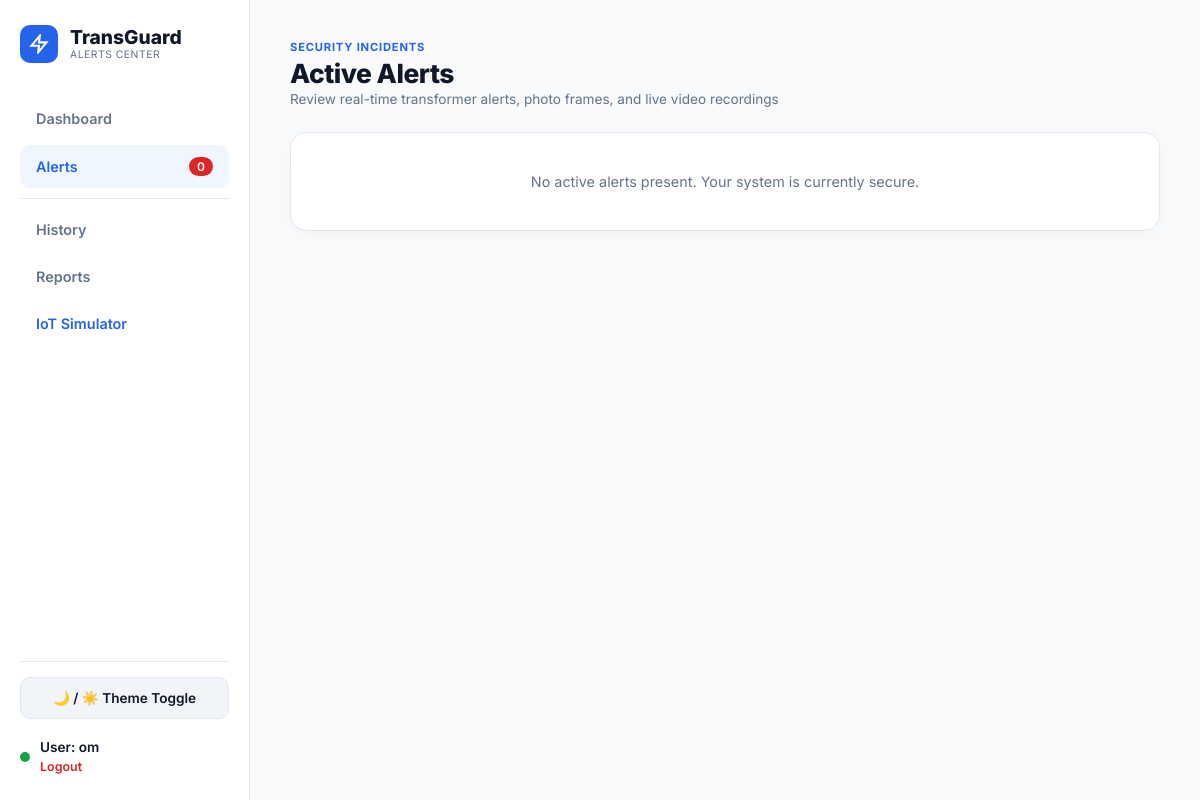
/alerts (signed in), run on an earlier commit of the app's database.
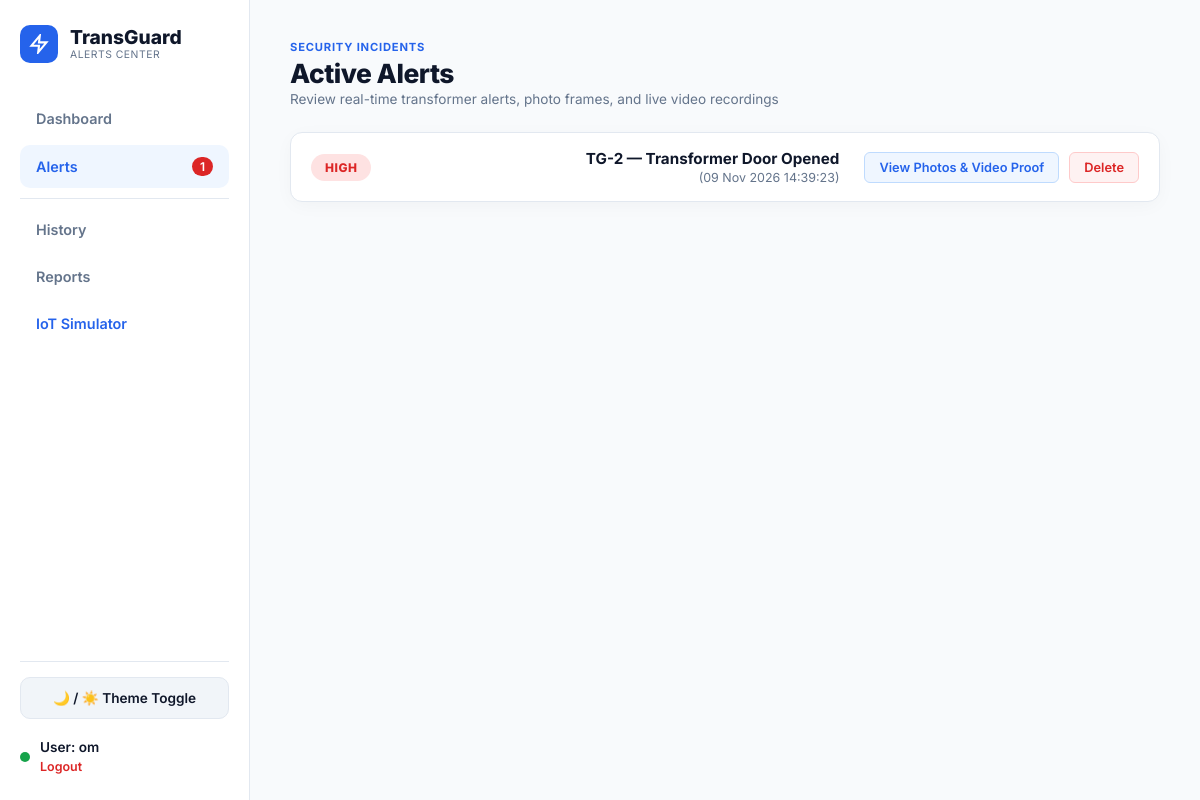
And on a later commit of the database.
### tables this page shows
CREATE TABLE captured_videos (id INTEGER PRIMARY KEY AUTOINCREMENT, incident_id INTEGER, file_path TEXT, created_at TIMESTAMP DEFAULT CURRENT_TIMESTAMP);

CREATE TABLE incidents (
            id INTEGER PRIMARY KEY AUTOINCREMENT,
            user_id INTEGER NOT NULL,
            transformer_id TEXT NOT NULL,
            incident_type TEXT NOT NULL,
            detected_time TEXT NOT NULL,
            threat_level TEXT DEFAULT 'PENDING',
            owner_response TEXT DEFAULT 'PENDING',
            status TEXT DEFAULT 'ACTIVE',
            live_feed_status TEXT DEFAULT 'STOPPED',
            evidence_status TEXT DEFAULT 'IN_PROGRESS',
            FOREIGN KEY (user_id) REFERENCES users (id) ON DELETE CASCADE
        );

### app.py (the view)
@app.route('/alerts')
def alerts():
    user = get_current_user()
    if not user:
        return redirect(url_for('login'))
    conn = get_db()
    seq_map = get_user_incident_seq_map(conn, user['id'])
    alerts_list = conn.execute('''
        SELECT a.id as alert_id, a.status as alert_status, i.*
        FROM alerts a
        JOIN incidents i ON a.incident_id = i.id
        WHERE a.user_id = ? AND a.status = 'ACTIVE'
        ORDER BY a.id DESC
    ''', (user['id'],)).fetchall()
    alert_details = []
    for alt in alerts_list:
        incident_id = alt['id']
        imgs = conn.execute("SELECT * FROM captured_images WHERE incident_id = ? ORDER BY id ASC", (incident_id,)).fetchall()
        video_row = conn.execute("SELECT file_path FROM captured_videos WHERE incident_id = ? ORDER BY id DESC LIMIT 1", (incident_id,)).fetchone()
        video_path = video_row['file_path'] if video_row else None
        alert_details.append({"alert": alt, "user_seq": seq_map.get(incident_id, incident_id), "images": imgs, "video_path": video_path})
    alert_count = len(alerts_list)
    conn.close()
    wokwi_url = os.getenv("WOKWI_PROJECT_URL", "https://wokwi.com")
    return render_template('alerts.html', user=user, alert_details=alert_details, alert_count=alert_count, wokwi_url=wokwi_url)

### app.py (called while the page is built)
def get_current_user():
    if 'user_id' not in session:
        return None
    conn = get_db()
    user = conn.execute(
        "SELECT id, username, email, owner_name, discom_name, phone, location, role FROM users WHERE id = ?",
        (session['user_id'],)
    ).fetchone()
    conn.close()
    return user

def get_user_incident_seq_map(conn, user_id):
    rows = conn.execute("SELECT id FROM incidents WHERE user_id = ? ORDER BY id ASC", (user_id,)).fetchall()
    return {row['id']: idx for idx, row in enumerate(rows, start=1)}

### database/database.py (called while the page is built)
def get_db():
    conn = sqlite3.connect(DB_PATH)
    conn.row_factory = sqlite3.Row
    conn.execute("PRAGMA foreign_keys = ON;")
    return conn

### templates/alerts.html (shortened to what this page needs)
<!DOCTYPE html>
<html lang="en">
<head>
    <link rel="stylesheet" href="{{ url_for('static', filename='style.css') }}">
</head>
<body>
    <div class="app-container">
        <div class="sidebar">
            <div>
                <div class="brand">
                    <div class="brand-icon">
                        <svg width="20" height="20" viewBox="0 0 24 24" fill="none" stroke="currentColor" stroke-width="2.5">
                            <polygon points="13 2 3 14 12 14 11 22 21 10 12 10 13 2"></polygon>
                        </svg>
                    </div>
                    <div class="brand-text">
                        <h2>TransGuard</h2>
                        <p>ALERTS CENTER</p>
                    </div>
                </div>
                <ul class="nav-links">
                    <li><a href="/dashboard">Dashboard</a></li>
                    <li><a href="/alerts" class="active">Alerts <span id="alert-count-badge" class="nav-badge">{{ alert_count }}</span></a></li>
                    <div class="badge-divider-line"></div>
                    <li><a href="/history">History</a></li>
                    <li><a href="/report">Reports</a></li>
                    <li><a href="/simulator" style="color: var(--accent-blue);">IoT Simulator</a></li>
                </ul>
            </div>
            <div class="sidebar-user-block">
                <button onclick="toggleTheme()" class="btn-action-secondary" style="margin-bottom: 10px;">🌙 / ☀️ Theme Toggle</button>
                <div style="display: flex; align-items: center; gap: 10px;">
                    <div class="user-status-dot"></div>
                    <div>
                        <p class="user-name">User: {{ user.username }}</p>
                        <a href="/logout" class="logout-link">Logout</a>
                    </div>
                </div>
            </div>
        </div>
        <div class="main-content">
            <div class="top-header">
                <div class="page-title">
                    <span class="category-subtitle">SECURITY INCIDENTS</span>
                    <h1>Active Alerts</h1>
                    <p>Review real-time transformer alerts, photo frames, and live video recordings</p>
                </div>
            </div>
            <div style="display: flex; flex-direction: column;">
                {% for item in alert_details %}
                <div class="alert-bar-row">
                    <div class="alert-bar-left">
                        {% if item.alert.threat_level == 'HIGH' %}
                            <span class="alert-pill-high">HIGH</span>
                        {% else %}
                            <span class="alert-pill-low">LOW</span>
                        {% endif %}
                    </div>
                    <div class="alert-bar-right-group">
                        <div class="alert-bar-info">
                            <span class="alert-bar-title">TG-{{ item.user_seq }} — Transformer Door Opened</span>
                            <span class="alert-bar-time">({{ item.alert.detected_time }})</span>
                        </div>
                        <div class="alert-bar-actions">
                            <button class="btn-sm-view" onclick="document.getElementById('img-modal-{{ item.alert.alert_id }}').style.display='flex'">
                                View Photos & Video Proof
                            </button>
                            <button class="btn-sm-delete" onclick="deleteAlert({{ item.alert.alert_id }})">Delete</button>
                        </div>
                    </div>
                </div>
                {% else %}
                <div class="card" style="text-align: center; padding: 40px;">
                    <p style="color: var(--text-secondary); font-size: 0.9rem;">No active alerts present. Your system is currently secure.</p>
                </div>
                {% endfor %}
            </div>
        </div>
    </div>
</body>
</html>

What changed in the data, as far as the page shows it:
added captured_videos: user_seq "2", alert.detected_time "09 Nov 2026 14:39:23"
Also different on the page:
{{ alert_count }}: "0" → "1"
text no longer shown: "No active alerts present. Your system is currently secure."
